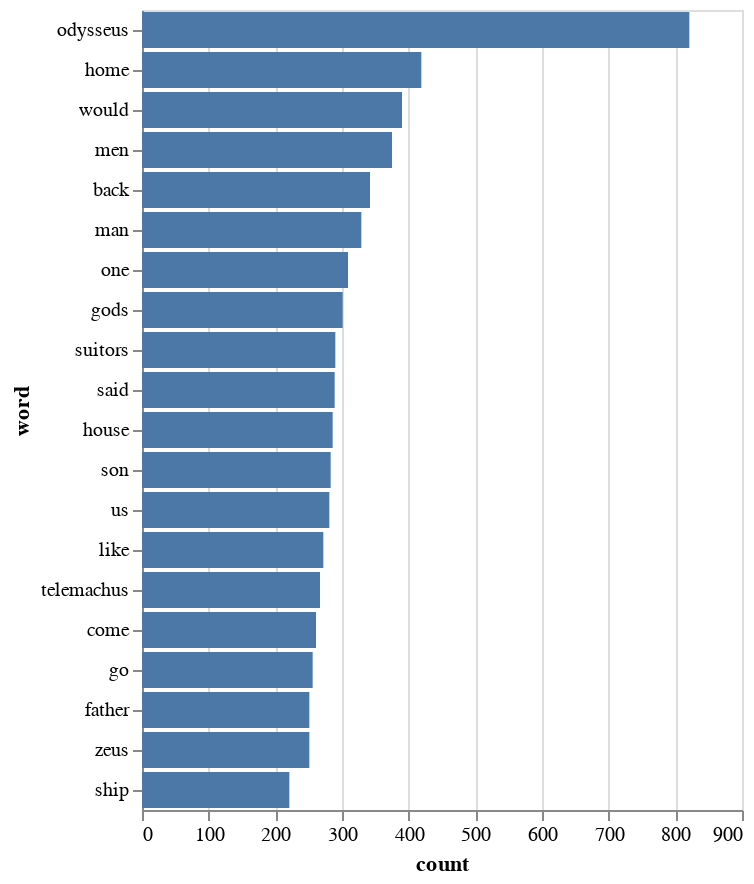

Notebook cell for this chart:
### Markdown cell above
### Common words

We shall move on to more precise representations of text. For this we will revisit an arguably mundane, but quite effective visualization technique: we draw a barchart of the most frequent words (excluding the stop words, if you have done the pencil activity in the section on packing a bag of words).

### Code cell
# first we create a dataframe from the word frequencies
df = pd.DataFrame(words_frequency, columns=['word', 'count'])

# we want to focus just on the top 20 words
df_top = df[:20]
df_top_100 = df[:100] # use this later

# draw horizontal barchart
alt.Chart(df_top).mark_bar().encode(
  x = 'count:Q',
  y = alt.Y('word:N', sort = '-x')
)

### Figure 1 — Vega specification as saved in the notebook (floating-point values rounded to 4 significant figures)
{"$schema": "https://vega.github.io/schema/vega/v5.json", "data": [{"name": "source_0"}, {"name": "data_0", "values": [{"count_end": 821.0, "count_start": 0.0, "word": "odysseus"}, {"count_end": 419.0, "count_start": 0.0, "word": "home"}, {"count_end": 390.0, "count_start": 0.0, "word": "would"}, {"count_end": 375.0, "count_start": 0.0, "word": "men"}, {"count_end": 342.0, "count_start": 0.0, "word": "back"}, {"count_end": 329.0, "count_start": 0.0, "word": "man"}, {"count_end": 309.0, "count_start": 0.0, "word": "one"}, {"count_end": 301.0, "count_start": 0.0, "word": "gods"}, {"count_end": 290.0, "count_start": 0.0, "word": "suitors"}, {"count_end": 289.0, "count_start": 0.0, "word": "said"}, {"count_end": 286.0, "count_start": 0.0, "word": "house"}, {"count_end": 283.0, "count_start": 0.0, "word": "son"}, {"count_end": 281.0, "count_start": 0.0, "word": "us"}, {"count_end": 272.0, "count_start": 0.0, "word": "like"}, {"count_end": 267.0, "count_start": 0.0, "word": "telemachus"}, {"count_end": 261.0, "count_start": 0.0, "word": "come"}, {"count_end": 256.0, "count_start": 0.0, "word": "go"}, {"count_end": 251.0, "count_start": 0.0, "word": "father"}, {"count_end": 251.0, "count_start": 0.0, "word": "zeus"}, {"count_end": 221.0, "count_start": 0.0, "word": "ship"}]}, {"name": "source_0_y_domain_word", "values": [{"sort_field": 821, "word": "odysseus"}, {"sort_field": 419, "word": "home"}, {"sort_field": 390, "word": "would"}, {"sort_field": 375, "word": "men"}, {"sort_field": 342, "word": "back"}, {"sort_field": 329, "word": "man"}, {"sort_field": 309, "word": "one"}, {"sort_field": 301, "word": "gods"}, {"sort_field": 290, "word": "suitors"}, {"sort_field": 289, "word": "said"}, {"sort_field": 286, "word": "house"}, {"sort_field": 283, "word": "son"}, {"sort_field": 281, "word": "us"}, {"sort_field": 272, "word": "like"}, {"sort_field": 267, "word": "telemachus"}, {"sort_field": 261, "word": "come"}, {"sort_field": 256, "word": "go"}, {"sort_field": 251, "word": "father"}, {"sort_field": 251, "word": "zeus"}, {"sort_field": 221, "word": "ship"}]}], "signals": [{"name": "y_step", "value": 20}, {"name": "height", "update": "bandspace(domain('y').length, 0.1, 0.05) * y_step"}], "marks": [{"type": "rect", "name": "marks", "from": {"data": "data_0"}, "encode": {"update": {"fill": {"value": "#4c78a8"}, "y": {"field": "word", "scale": "y"}, "x2": {"field": "count_start", "scale": "x"}, "height": {"signal": "max(0.25, bandwidth('y'))"}, "x": {"field": "count_end", "scale": "x"}}}, "style": ["bar"]}], "scales": [{"name": "x", "type": "linear", "domain": {"data": "data_0", "fields": ["count_start", "count_end"]}, "range": [0, {"signal": "width"}], "nice": true, "zero": true}, {"name": "y", "type": "band", "domain": {"data": "source_0_y_domain_word", "field": "word", "sort": {"op": "max", "field": "sort_field", "order": "descending"}}, "range": {"step": {"signal": "y_step"}}, "paddingInner": 0.1, "paddingOuter": 0.05}], "axes": [{"scale": "x", "maxExtent": 0, "grid": true, "domain": false, "zindex": 0, "labels": false, "gridScale": "y", "ticks": false, "tickCount": {"signal": "ceil(width/40)"}, "orient": "bottom", "aria": false, "minExtent": 0}, {"scale": "x", "labelOverlap": true, "title": "count", "grid": false, "tickCount": {"signal": "ceil(width/40)"}, "zindex": 0, "orient": "bottom", "labelFlush": true}, {"scale": "y", "title": "word", "grid": false, "zindex": 0, "orient": "left"}], "padding": 5, "style": "cell", "width": 300, "background": "white"}
